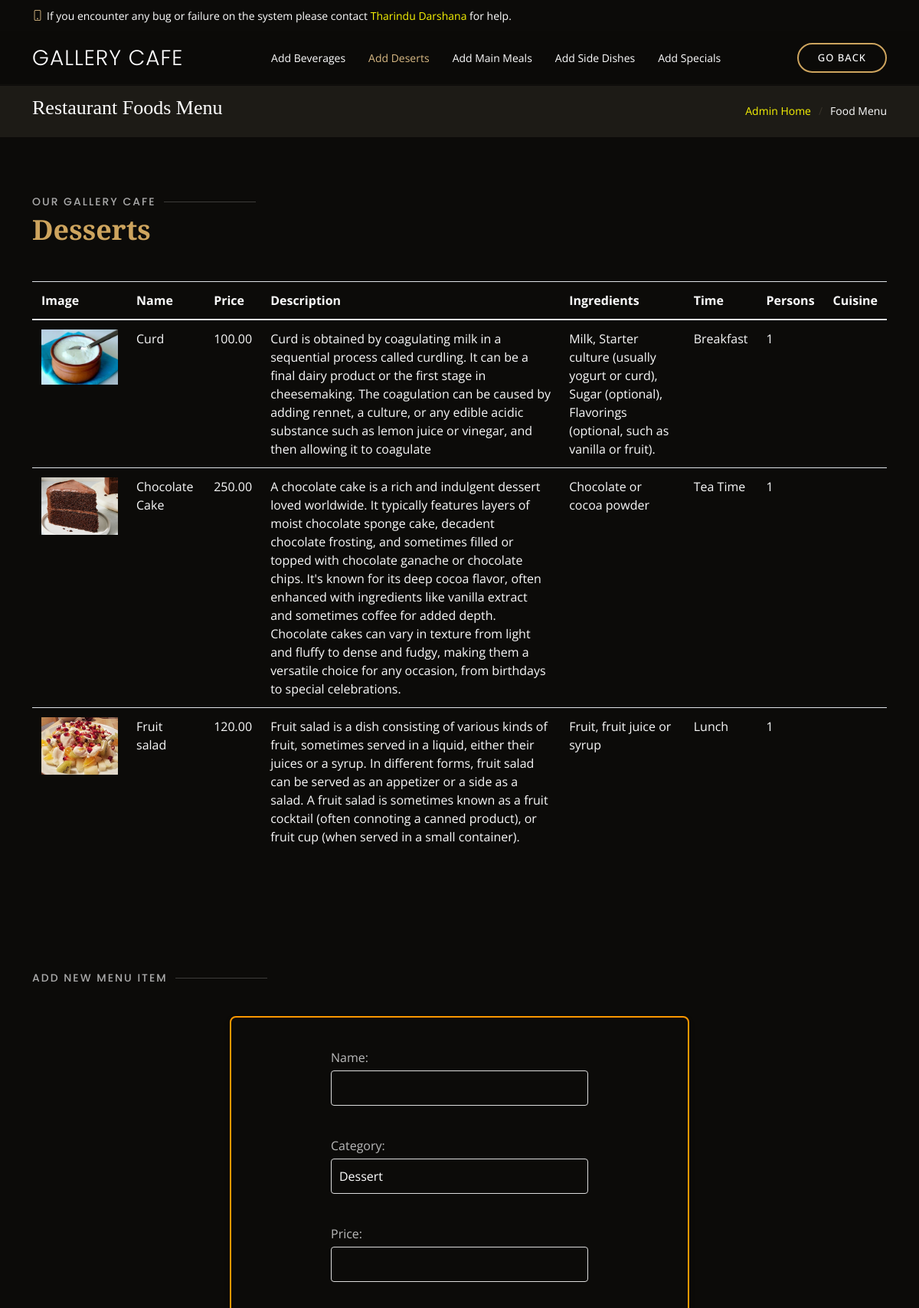
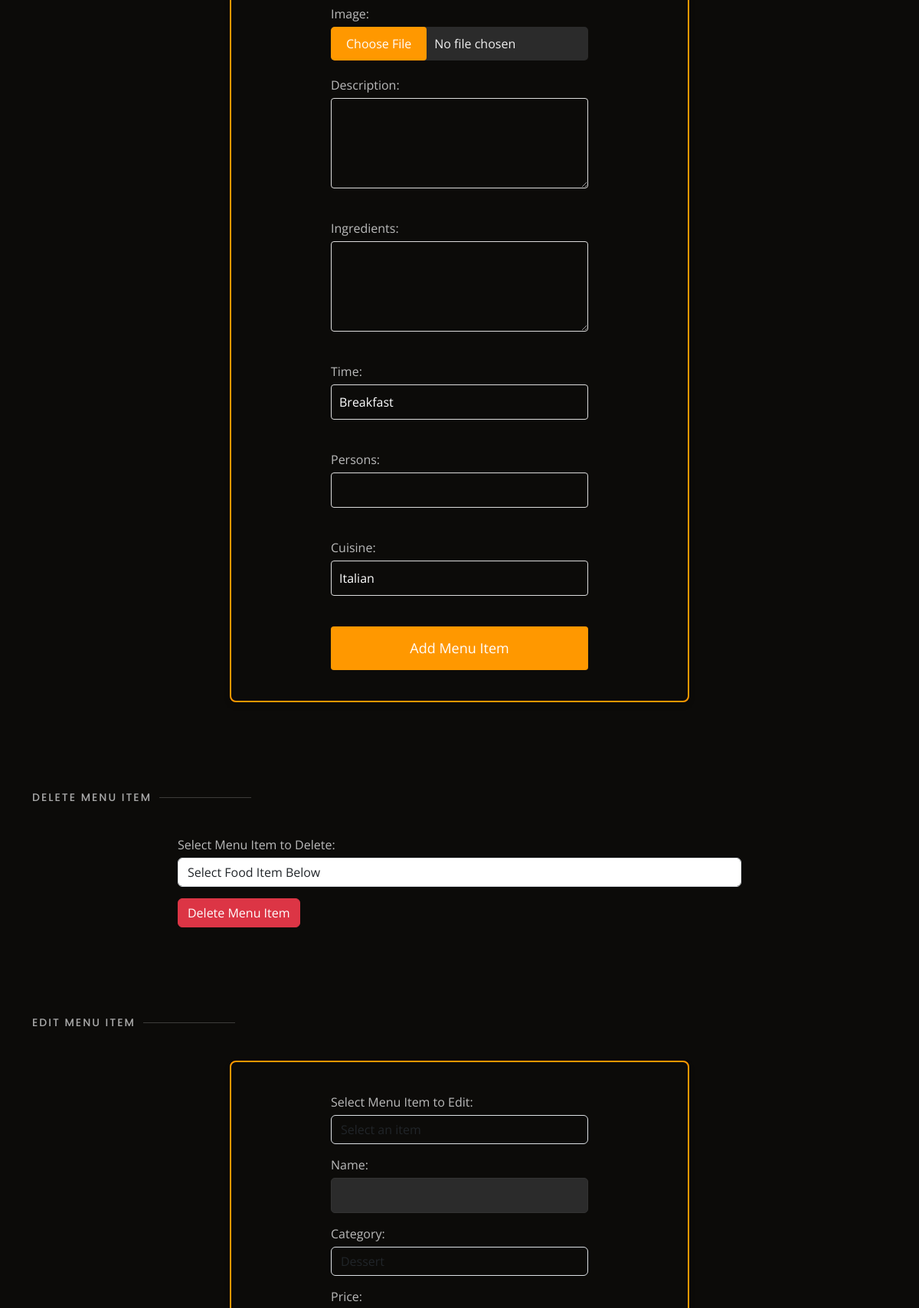
The app's page /control-dashboards/admin/dashboard/desserts.php (upper part) with its own data (2 pictures, top to bottom).
### tables this page shows
CREATE TABLE `desserts` (
  `id` int(11) NOT NULL,
  `name` varchar(255) NOT NULL,
  `category` enum('Dessert') NOT NULL,
  `price` decimal(5,2) NOT NULL,
  `image_url` varchar(255) DEFAULT NULL,
  `description` text DEFAULT NULL,
  `ingredients` text DEFAULT NULL,
  `time` enum('Breakfast','Lunch','Tea Time','Dinner') NOT NULL,
  `persons` int(11) NOT NULL,
  `cuisines` text DEFAULT NULL
);

### control-dashboards/admin/dashboard/desserts.php (the view, shortened to what this page needs)
<?php
include '../../../assets/database/db-connection.php';
$query = "SELECT * FROM desserts";
$stmt = $conn->prepare($query);
$stmt->execute();
$menuItems = $stmt->get_result()->fetch_all(MYSQLI_ASSOC);
?>
<!DOCTYPE html>
<html lang="en">
<head>
    <link href="https://cdnjs.cloudflare.com/ajax/libs/animate.css/4.0.0/animate.compat.css" rel="stylesheet" />
    <link href="https://unpkg.com/aos@2.3.1/dist/aos.css" rel="stylesheet" />
    <link href="https://cdn.jsdelivr.net/npm/bootstrap@5.3.3/dist/css/bootstrap.min.css" rel="stylesheet" />
    <link href="https://cdn.jsdelivr.net/npm/bootstrap-icons@1.11.3/font/bootstrap-icons.min.css" rel="stylesheet" />
    <link href="https://unpkg.com/boxicons@2.1.4/css/boxicons.min.css" rel="stylesheet" />
    <link href="https://cdn.jsdelivr.net/npm/glightbox/dist/css/glightbox.min.css" rel="stylesheet" />
    <link href="https://cdn.jsdelivr.net/npm/swiper@11/swiper-bundle.min.css" rel="stylesheet" />
    <link href="../../../assets/css/style.css" rel="stylesheet" />
</head>
<body>
    <div id="topbar" class="d-flex align-items-center fixed-top">
        <div class="container d-flex justify-content-center justify-content-md-between">
            <div class="contact-info d-flex align-items-center">
                <i class="bi bi-phone d-flex align-items-center"><span>If you encounter any bug or failure on the system please contact <a href="">Tharindu Darshana</a> for help.</span></i>
            </div>
        </div>
    </div>
    <header id="header" class="fixed-top d-flex align-items-cente">
        <div class="container-fluid container-xl d-flex align-items-center justify-content-lg-between">
            <h1 class="logo me-auto me-lg-0">
                <a href="admin.php">Gallery Cafe</a>
            </h1>
            <nav id="navbar" class="navbar order-last order-lg-0">
                <ul>
                    <li><a class="nav-link" href="beverages.php">Add Beverages</a></li>
                    <li><a class="nav-link active" href="desserts.php">Add Deserts</a></li>
                    <li><a class="nav-link" href="food-menu.php">Add Main Meals</a></li>
                    <li><a class="nav-link" href="side-dishes.php">Add Side Dishes</a></li>
                    <li><a class="nav-link" href="special.php">Add Specials</a></li>
                </ul>
            </nav>
            <a class="book-a-table-btn scrollto d-none d-lg-flex" href="admin.php">Go Back</a>
        </div>
    </header>
    <section class="breadcrumbs">
        <div class="container">
            <div class="d-flex justify-content-between align-items-center">
                <h2>Restaurant Foods Menu</h2>
                <ol>
                    <li><a href="index.php">Admin Home</a></li>
                    <li>Food Menu</li>
                </ol>
            </div>
        </div>
    </section>
    <section id="mainmenu" class="mainmenu">
        <div class="container" data-aos="fade-up">
            <div class="section-title">
                <h2>Our Gallery Cafe</h2>
                <p>Desserts</p>
            </div>
            <div class="table-responsive">
                <table class="admin-fetchtable">
                    <thead>
                        <tr>
                            <th>Image</th>
                            <th>Name</th>
                            <th>Price</th>
                            <th>Description</th>
                            <th>Ingredients</th>
                            <th>Time</th>
                            <th>Persons</th>
                            <th>Cuisine</th>
                        </tr>
                    </thead>
                    <tbody>
                        <?php foreach ($menuItems as $item): ?>
                            <tr>
                                <td><img src="../../../assets/img/menu/<?php echo $item['image_url']; ?>" class="img-fluid" alt="<?php echo $item['name']; ?>"></td>
                                <td><?php echo $item['name']; ?></td>
                                <td><?php echo $item['price']; ?></td>
                                <td><?php echo $item['description']; ?></td>
                                <td><?php echo $item['ingredients']; ?></td>
                                <td><?php echo $item['time']; ?></td>
                                <td><?php echo $item['persons']; ?></td>
                                <td><?php echo $item['cuisines']; ?></td>
                            </tr>
                        <?php endforeach;?>
                    </tbody>
                </table>
            </div>
        </div>
    </section>
    <section id="addmenuitem" class="addmenuitem">
        <div class="container">
            <div class="section-title">
                <h2>Add New Menu Item</h2>
            </div>
            <div class="container-addmenu" data-aos="fade-up">
                <div class="row justify-content-center">
                    <div class="col-lg-8">
                        <form class="add-menu-form" action="../../../assets/database/dashboards/admin/menu_features/desserts/add_menu_item.php" method="POST" enctype="multipart/form-data">
                            <div class="form-group">
                                <label for="name">Name:</label>
                                <input type="text" class="form-control" id="name" name="name" required>
                            </div>
                            <div class="form-group">
                                <label for="category">Category:</label>
                                <select class="form-control" id="category" name="category">
                                    <option value="Dessert">Dessert</option>
                                </select>
                            </div>
                            <div class="form-group">
                                <label for="price">Price:</label>
                                <input type="text" class="form-control" id="price" name="price" required>
                            </div>
                            <div class="form-group">
                                <label for="image">Image:</label>
                                <input type="file" class="form-control-file" id="image" name="image" accept="image/*" required>
                            </div>
                            <div class="form-group">
                                <label for="description">Description:</label>
                                <textarea class="form-control" id="description" name="description" rows="4" required></textarea>
                            </div>
                            <div class="form-group">
                                <label for="ingredients">Ingredients:</label>
                                <textarea class="form-control" id="ingredients" name="ingredients" rows="4" required></textarea>
                            </div>
                            <div class="form-group">
                                <label for="time">Time:</label>
                                <select class="form-control" id="time" name="time">
                                    <option value="Breakfast">Breakfast</option>
                                </select>
                            </div>
                            <div class="form-group">
                                <label for="persons">Persons:</label>
                                <input type="number" class="form-control" id="persons" name="persons" required>
                            </div>
                            <div class="form-group">
                                <label for="cuisines">Cuisine:</label>
                                <select class="form-control" id="cuisines" name="cuisines">
                                    <option value="Italian">Italian</option>
                                </select>
                            </div>
                            <button type="submit" class="btn btn-primary btn-add-menu">Add Menu Item</button>
                        </form>
                    </div>
                </div>
            </div>
        </div>
    </section>
    <section id="deletemenuitem" class="deletemenuitem">
        <div class="container">
            <div class="section-title">
                <h2>Delete Menu Item</h2>
            </div>
            <div class="container-deletemenu" data-aos="fade-up">
                <div class="row justify-content-center">
                    <div class="col-lg-8">
                        <form class="delete-menu-form" action="../../../assets/database/dashboards/admin/menu_features/desserts/delete_menu_item.php" method="POST">
                            <div class="form-group">
                                <label for="menu_item_id">Select Menu Item to Delete:</label>
                                <select class="form-control" id="menu_item_id" name="menu_item_id" required>
                                    <option value="" disabled selected> Select Food Item Below </option>
                                </select>
                            </div>
                            <button type="submit" class="btn btn-danger btn-delete-menu">Delete Menu Item</button>
                        </form>
                    </div>
                </div>
            </div>
        </div>
    </section>
    <section id="editmenuitem" class="editmenuitem">
        <div class="container">
            <div class="section-title">
                <h2>Edit Menu Item</h2>
            </div>
            <div class="container-editmenu" data-aos="fade-up">
                <div class="row justify-content-center">
                    <div class="col-lg-8">
                        <form class="edit-menu-form" action="../../../assets/database/dashboards/admin/menu_features/desserts/edit_menu_item.php" method="POST" enctype="multipart/form-data">
                            <div class="form-group">
                                <label for="menu_item_id">Select Menu Item to Edit:</label>
                                <select class="form-control" id="menu_item_id" name="menu_item_id" onchange="populateForm(this.value)" required>
                                    <option value="" disabled selected>Select an item</option>
                                </select>
                            </div>
                            <div class="form-group">
                                <label for="edit_name">Name:</label>
                                <input type="text" class="form-control" id="edit_name" name="edit_name" required>
                            </div>
                            <div class="form-group">
                                <label for="edit_category">Category:</label>
                                <select class="form-control" id="edit_category" name="edit_category">
                                    <option value="Dessert">Dessert</option>
                                </select>
                            </div>
                            <div class="form-group">
                                <label for="edit_price">Price:</label>
                            </div>
                        </form>
                    </div>
                </div>
            </div>
        </div>
    </section>
</body>
</html>

### assets/css/style.css (style rules this page uses)
body { font-family: "Open Sans", sans-serif; background: #0c0b09; color: #fff; }
a { color: #f8f404; text-decoration: none; }
h1, h2, h3, h4, h5, h6 { font-family: "Playfair Display", serif; }
.form-group { margin-bottom: 15px; }
.form-group label { display: block; margin-bottom: 5px; color: #bbb; }
.form-group input { width: 100%; padding: 10px; border: 1px solid #333; border-radius: 5px; background: #2b2b2b; color: #f1f1f1; transition: background 0.3s ease, border-color 0.3s ease; }
#topbar { height: 40px; font-size: 14px; transition: all 0.5s; z-index: 996; }
#topbar .contact-info i { font-style: normal; color: #d9ba85; }
#topbar .contact-info i span { padding-left: 5px; color: #fff; }
#header { background: rgba(12, 11, 9, 0.6); border-bottom: 1px solid rgba(12, 11, 9, 0.6); transition: all 0.5s; z-index: 997; padding: 15px 0; top: 40px; }
#header .logo { font-size: 28px; margin: 0; padding: 0; line-height: 1; font-weight: 300; letter-spacing: 1px; text-transform: uppercase; font-family: "Poppins", sans-serif; }
#header .logo a { color: #fff; }
.book-a-table-btn { margin: 0 0 0 15px; border: 2px solid #cda45e; color: #fff; border-radius: 50px; padding: 8px 25px; text-transform: uppercase; font-size: 13px; font-weight: 500; letter-spacing: 1px; transition: 0.3s; }
.navbar { padding: 0; }
.navbar ul { margin: 0; padding: 0; display: flex; list-style: none; align-items: center; }
.navbar li { position: relative; }
.navbar a { display: flex; align-items: center; justify-content: space-between; padding: 10px 0 10px 30px; color: #fff; white-space: nowrap; transition: 0.3s; font-size: 14px; }
.navbar a:hover, .navbar .active, .navbar li:hover > a { color: #d9ba85; }
section { padding: 60px 0; overflow: hidden; }
.section-title { padding-bottom: 40px; }
.section-title h2 { font-size: 14px; font-weight: 500; padding: 0; line-height: 1px; margin: 0 0 5px 0; letter-spacing: 2px; text-transform: uppercase; color: #aaaaaa; font-family: "Poppins", sans-serif; }
.section-title h2::after { content: ""; width: 120px; height: 1px; display: inline-block; background: rgba(255, 255, 255, 0.2); margin: 4px 10px; }
.section-title p { margin: 0; margin: 0; font-size: 36px; font-weight: 700; font-family: "Playfair Display", serif; color: #cda45e; }
.breadcrumbs { padding: 15px 0; background: #1d1b16; margin-top: 110px; }
.breadcrumbs h2 { font-size: 26px; font-weight: 300; }
.breadcrumbs ol { display: flex; flex-wrap: wrap; list-style: none; padding: 0; margin: 0; font-size: 14px; }
.breadcrumbs ol li + li { padding-left: 10px; }
.breadcrumbs ol li + li::before { display: inline-block; padding-right: 10px; color: #37332a; content: "/"; }
.mainmenu { padding: 80px 0; }
.admin-fetchtable { width: 100%; margin-bottom: 1rem; color: #fafafa; }
.admin-fetchtable th, .admin-fetchtable td { padding: 0.75rem; vertical-align: top; border-top: 1px solid #dee2e6; }
.admin-fetchtable thead th { vertical-align: bottom; border-bottom: 2px solid #dee2e6; }
.admin-fetchtable .img-fluid { max-width: 100px; height: auto; display: block; margin: 0 auto; }
#addmenuitem .container-addmenu, .editmenuitem .container-editmenu { padding: 40px; border-radius: 8px; box-shadow: 0 4px 8px rgba(0, 0, 0, 0.1); max-width: 600px; margin: 0 auto; border: 2px solid #ff9800; }
.add-menu-form { display: flex; flex-direction: column; }
.add-menu-form .form-group { margin-bottom: 20px; }
.edit-menu-form input [type="text"], .edit-menu-form input [type="number"], .add-menu-form input[type="text"], .add-menu-form input[type="number"], .add-menu-form textarea, .add-menu-form select { padding: 10px; border: 1px solid #ddd; border-radius: 4px; margin-bottom: 20px; font-size: 16px; width: 100%; color: white; background-color: transparent; }
.edit-menu-form input::placeholder, .edit-menu-form textarea::placeholder, .add-menu-form input::placeholder, .add-menu-form textarea::placeholder { color: white; }
.edit-menu-form select, .add-menu-form select { background-color: transparent; }
.edit-menu-form textarea, .add-menu-form textarea { resize: vertical; }
.edit-menu-form input[type="file"], .add-menu-form input[type="file"] { border: none; padding: 0; }
.add-menu-form .btn-add-menu, .btn-edit-menu { background: #ff9800; color: #fff; border: none; padding: 15px; font-size: 18px; border-radius: 4px; cursor: pointer; transition: background 0.3s; }

### records on screen
desserts: image_url (picture), name "Curd", price "100.00", description "Curd is obtained by coagulating milk in a sequential process called curdling. It can be a final dairy product or the first stage in cheesemaking. The coagulation can be caused by adding rennet, a culture, or any edible acidic substance such as lemon juice or vinegar, and then allowing it to coagulate", ingredients "Milk, Starter culture (usually yogurt or curd), Sugar (optional), Flavorings (optional, such as vanilla or fruit).", time "Breakfast", persons "1"
desserts: image_url (picture), name "Chocolate Cake", price "250.00", description "A chocolate cake is a rich and indulgent dessert loved worldwide. It typically features layers of moist chocolate sponge cake, decadent chocolate frosting, and sometimes filled or topped with chocolate ganache or chocolate chips. It's known for its deep cocoa flavor, often enhanced with ingredients like vanilla extract and sometimes coffee for added depth. Chocolate cakes can vary in texture from light and fluffy to dense and fudgy, making them a versatile choice for any occasion, from birthdays to special celebrations.", ingredients "Chocolate or cocoa powder", time "Tea Time", persons "1"
desserts: image_url (picture), name "Fruit salad", price "120.00", description "Fruit salad is a dish consisting of various kinds of fruit, sometimes served in a liquid, either their juices or a syrup. In different forms, fruit salad can be served as an appetizer or a side as a salad. A fruit salad is sometimes known as a fruit cocktail (often connoting a canned product), or fruit cup (when served in a small container).", ingredients "Fruit, fruit juice or syrup", time "Lunch", persons "1"
